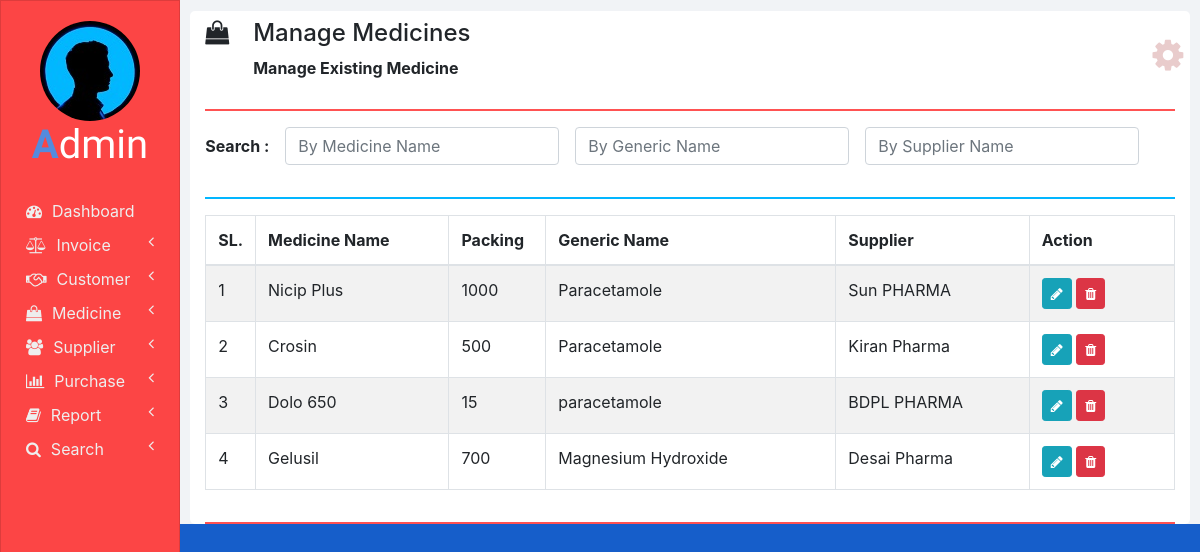
Screenshot of /manage_medicine.php with the database file from the repository.
### tables this page shows
CREATE TABLE `medicines` (
  `ID` int(11) NOT NULL,
  `NAME` varchar(100) NOT NULL,
  `PACKING` varchar(20) NOT NULL,
  `GENERIC_NAME` varchar(100) NOT NULL,
  `SUPPLIER_NAME` varchar(100) NOT NULL
);

### php/manage_medicine.php (the view, shortened to what this page needs)
<?php
  function showMedicines($id) {
    require "db_connection.php";
    if($con) {
      $seq_no = 0;
      $query = "SELECT * FROM medicines";
      $result = mysqli_query($con, $query);
      while($row = mysqli_fetch_array($result)) {
        $seq_no++;
        if($row['ID'] == $id)
          showEditOptionsRow($seq_no, $row);
        else
          showMedicineRow($seq_no, $row);
      }
    }
  }
  function showMedicineRow($seq_no, $row) {
    ?>
    <tr>
      <td><?php echo $seq_no; ?></td>
      <td><?php echo $row['NAME']; ?></td>
      <td><?php echo $row['PACKING']; ?></td>
      <td><?php echo $row['GENERIC_NAME']; ?></td>
      <td><?php echo $row['SUPPLIER_NAME']; ?></td>
      <td>
        <button href="" class="btn btn-info btn-sm" onclick="editMedicine(<?php echo $row['ID']; ?>);">
          <i class="fa fa-pencil"></i>
        </button>
        <button class="btn btn-danger btn-sm" onclick="deleteMedicine(<?php echo $row['ID']; ?>);">
          <i class="fa fa-trash"></i>
        </button>
      </td>
    </tr>
    <?php
  }
  ?>

### css/sidenav.css (style rules this page uses)
body { background-color: #165eca; }
.sidenav { width: 15%; height: 100vh; background-color: #e27575; position: fixed; z-index: 1; flex: 1 0 auto; }
.card { width: 100%; height: 100%; top: 0; border-radius: 0; background-color: #fc4545; }
.logo .logo-caption { font-family: 'Poiret One', cursive; color: #ffffff; text-align: center; margin-bottom: 25px; }
.logo .profile { margin-left: 50%; border-radius: 50%; transform: translate(-50%); }
.logo .tweak { color: #548bdd; font-weight: bold; }
.main-menu-item { padding: 5px 5px; cursor: pointer; }
.main-menu-item > a { color: #eeeeee; text-decoration: none; font-size: 16px; }
.main-menu-item > a > span { margin-left: 10px; }

### css/home.css (style rules this page uses)
html, body { height: 100vh; }

### rows the page displays
medicines: seq_no "1", NAME "Nicip Plus", PACKING "1000", GENERIC_NAME "Paracetamole", SUPPLIER_NAME "Sun PHARMA"
medicines: seq_no "2", NAME "Crosin", PACKING "500", GENERIC_NAME "Paracetamole", SUPPLIER_NAME "Kiran Pharma"
medicines: seq_no "3", NAME "Dolo 650", PACKING "15", GENERIC_NAME "paracetamole", SUPPLIER_NAME "BDPL PHARMA"
medicines: seq_no "4", NAME "Gelusil", PACKING "700", GENERIC_NAME "Magnesium Hydroxide", SUPPLIER_NAME "Desai Pharma"

### other values shown
$heading "Manage Medicines"
$sub_heading "Manage Existing Medicine"
